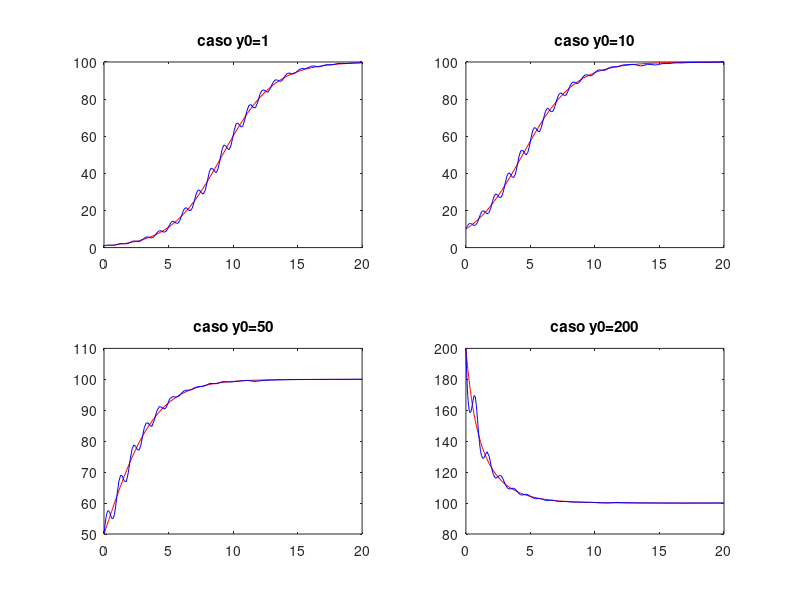

Write MATLAB code to recreate this figure.
%l'equazione logistica è del tipo y'=a(t)*y(t)*(1-y(t)/k)
%dove:
%a(t)=1/2+cos(2*pi*t) 
%K=100
%y0=2
%quindi b=20, a=0.2

f=@(x,y) (1/2+cos(2*pi*x))*y*(1-0.01*y);
g=@(x,y) 0.5*y*(1-0.01*y);
B=[1, 10, 50, 200];
for i=1:4
	y0=B(i);
	[x,y] = ode45(f,[0 20],y0);
	[z,k] = ode45(g,[0 20],y0);
	subplot(2, 2, i)
	plot(z,k, 'r')
	hold on
	subplot(2, 2, i)
	plot(x,y, 'b')
	title(sprintf("caso y0=%d",B(i)))
	drawnow
end
%NOTE:
%possiamo notare che se y0>K abbiamo una soluzione
%decrescente, negli altri casi cresce. In generale la
%soluzione è simile a quella del caso classico
% a=costante. 
%